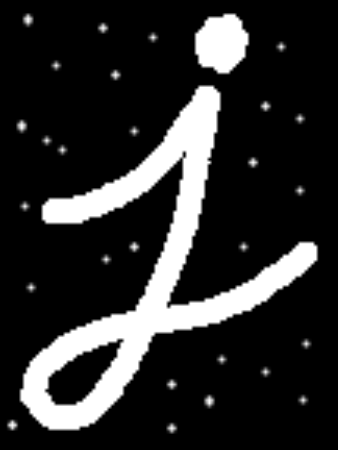
#> input picture Images/erosion_input.png, 338 x 450 px, found by its file name
$ jupyter execute 'Opening Jumping Window.ipynb'
#> lines starting #> are read from the running program, lines starting #| are printed output that depends on the picture; after the words box and inside, x2 and y2 are one past the last pixel; in counts of white or black regions, pixels touching at a corner belong together
[cell 1]
#Import required libraries
import cv2
import numpy as np
import copy

[cell 2]
def dilation(img):

    patch_size = [3,3]
    img_shape = img.shape

    limit_x = int(img_shape[0]//patch_size[0])
    limit_y = int(img_shape[1]//patch_size[1])

    I = copy.deepcopy(img)
    for i in range(limit_x):
        for j in range(limit_y):
            output = np.zeros(patch_size)
            for k in range(patch_size[0]):
                for m in range(patch_size[1]):
                    output[k,m]=img[i*patch_size[0]+k,j*patch_size[1]+m]
            z = np.sum(output)
            if z >0:                                 #If any one pixel is white(255) then the sum will be more than 0
                for k in range(patch_size[0]):       #If condition true, make all the pixeld in that patch 0/
                    for m in range(patch_size[1]):
                        I[i*patch_size[0]+k,j*patch_size[1]+m] = 255

    return I

[cell 3]
def erosion(img):

    patch_size = [3,3]
    img_shape = img.shape

    limit_x = int(img_shape[0]//patch_size[0])
    limit_y = int(img_shape[1]//patch_size[1])

    I = copy.deepcopy(img)
    for i in range(limit_x):
        for j in range(limit_y):
            output = np.zeros(patch_size)
            for k in range(patch_size[0]):
                for m in range(patch_size[1]):
                    output[k,m]=img[i*patch_size[0]+k,j*patch_size[1]+m]
            z = np.sum(output)
            if z < patch_size[0] * patch_size[1] * 255:  #If any one pixel is black(0) then the sum will be less than patch_size[0]*patch_size[1]*255
                for k in range(patch_size[0]):       #If condition true, make all the pixeld in that patch 0/
                    for m in range(patch_size[1]):
                        I[i*patch_size[0]+k,j*patch_size[1]+m] = 0

    return I

[cell 4]
def thresholding(I):
    I_shape = I.shape
    for i in range(I_shape[0]):
        for j in range(I_shape[1]):
            if(I[i,j]>127):    #If pixel value is greater than 127 change it to 255 else 0. 127 is just a number I considered to be threshold, can be any other number
                I[i,j] = 255
            else:
                I[i,j] = 0
    return I

[cell 5]
#Read Image
I = cv2.imread('erosion_input.png',0)
#> I is the input picture: shape (450, 338); min 0, max 255, mean 43.9

#Call for thresholding function - To convert the image into black and white
I = thresholding(I)
#> after the loop in thresholding, `for i in range(I_shape[0]):`:
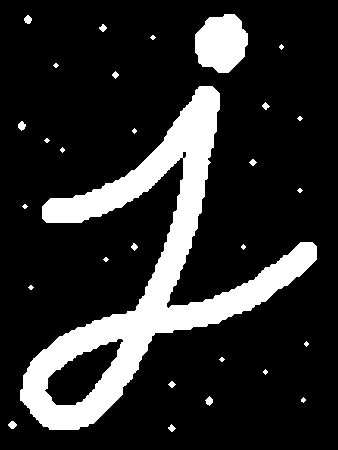
#> I: shape (450, 338); 17% white; 29 white regions (16 under 20 px), largest, box (x1, y1, x2, y2) and area: (20, 86, 317, 430) 22775, (195, 14, 248, 73) 2386, (18, 121, 26, 131) 53


# Call for erosion function
output_matrix = erosion(I)
#> after the loop in erosion, `for i in range(limit_x):`:
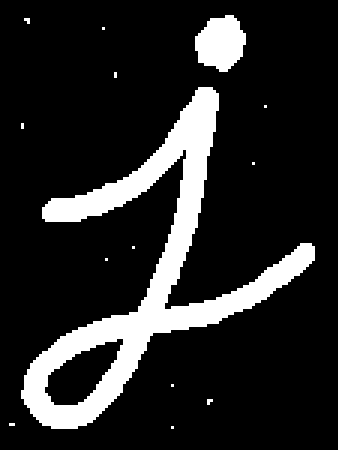
#> I: shape (450, 338); 15.2% white; 14 white regions (10 under 20 px), largest, box (x1, y1, x2, y2) and area: (21, 87, 315, 429) 20799, (195, 15, 246, 72) 2106, (24, 18, 30, 24) 27, (207, 399, 213, 405) 27


# Call for dilation function
output_matrix = dilation(output_matrix)

[cell 6]
cv2.imwrite('opening_output_JW.png', output_matrix)
#> Out = True

$ run again, with Images/dilation_input.png copied over Images/erosion_input.png
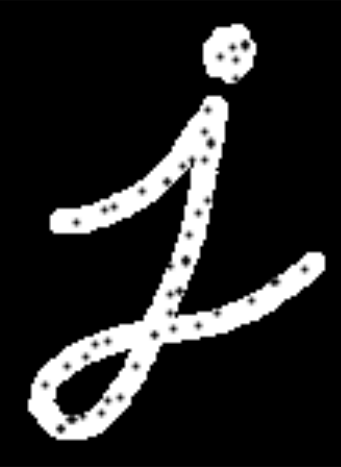
#> input picture Images/dilation_input.png, 341 x 467 px, found by its file name
#> I is the input picture: shape (467, 341); min 0, max 255, mean 37.9
#> after the loop in thresholding, `for i in range(I_shape[0]):`:
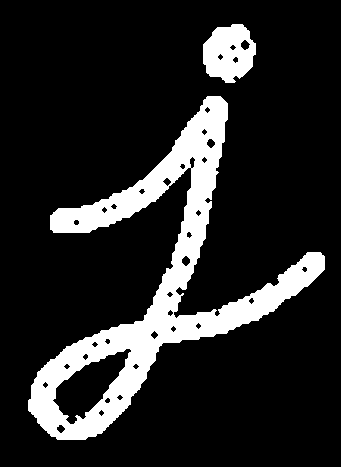
#> I: shape (467, 341); 15.1% white; 2 white regions, box (x1, y1, x2, y2) and area: (28, 96, 325, 440) 21819, (203, 24, 256, 83) 2245
#> after the loop in erosion, `for i in range(limit_x):`:
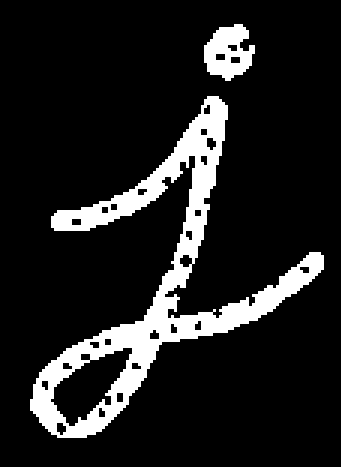
#> I: shape (467, 341); 12.7% white; 2 white regions, box (x1, y1, x2, y2) and area: (30, 96, 324, 438) 18333, (204, 24, 255, 81) 1845
#> Out = True
